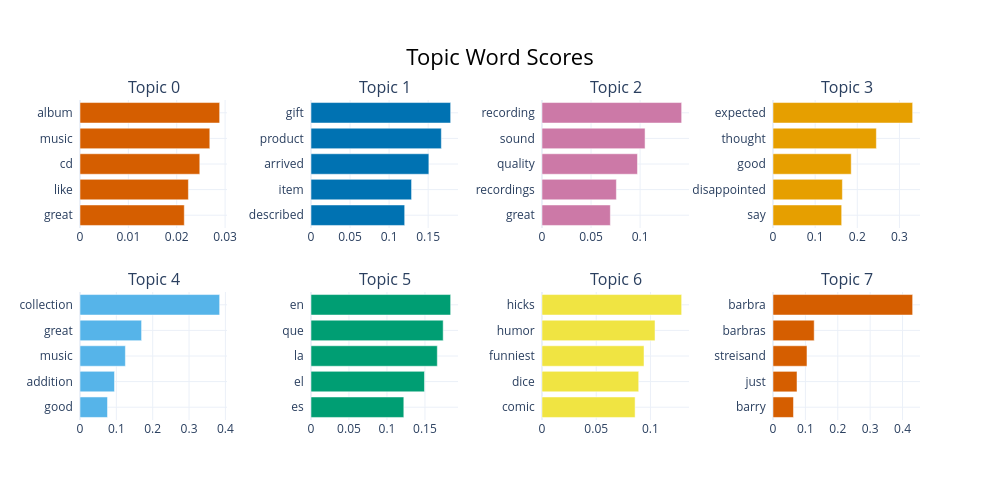

Source (notebook cell):
### Code cell
import plotly.io as pio
pio.renderers.default = "vscode"


from bertopic import BERTopic
topic_model = BERTopic.load("bertopic_model")
topic_model.get_topic_info() 
topic_model.visualize_barchart()

### Figure 1 — Plotly figure (JSON) as saved in the notebook; plotly's stock layout.template omitted (floating-point values rounded to 4 significant figures)
{"data": [{"marker": {"color": "#D55E00"}, "orientation": "h", "type": "bar", "x": [0.02157, 0.02242, 0.02477, 0.02684, 0.02888], "xaxis": "x", "y": ["great  ", "like  ", "cd  ", "music  ", "album  "], "yaxis": "y"}, {"marker": {"color": "#0072B2"}, "orientation": "h", "type": "bar", "x": [0.12, 0.1288, 0.1509, 0.1669, 0.1788], "xaxis": "x2", "y": ["described  ", "item  ", "arrived  ", "product  ", "gift  "], "yaxis": "y2"}, {"marker": {"color": "#CC79A7"}, "orientation": "h", "type": "bar", "x": [0.06967, 0.07581, 0.09731, 0.1051, 0.1424], "xaxis": "x3", "y": ["great  ", "recordings  ", "quality  ", "sound  ", "recording  "], "yaxis": "y3"}, {"marker": {"color": "#E69F00"}, "orientation": "h", "type": "bar", "x": [0.163, 0.1646, 0.1856, 0.2452, 0.3313], "xaxis": "x4", "y": ["say  ", "disappointed  ", "good  ", "thought  ", "expected  "], "yaxis": "y4"}, {"marker": {"color": "#56B4E9"}, "orientation": "h", "type": "bar", "x": [0.07564, 0.09493, 0.1249, 0.1694, 0.3842], "xaxis": "x5", "y": ["good  ", "addition  ", "music  ", "great  ", "collection  "], "yaxis": "y5"}, {"marker": {"color": "#009E73"}, "orientation": "h", "type": "bar", "x": [0.1222, 0.1494, 0.1663, 0.174, 0.1838], "xaxis": "x6", "y": ["es  ", "el  ", "la  ", "que  ", "en  "], "yaxis": "y6"}, {"marker": {"color": "#F0E442"}, "orientation": "h", "type": "bar", "x": [0.08586, 0.08917, 0.09407, 0.1042, 0.1288], "xaxis": "x7", "y": ["comic  ", "dice  ", "funniest  ", "humor  ", "hicks  "], "yaxis": "y7"}, {"marker": {"color": "#D55E00"}, "orientation": "h", "type": "bar", "x": [0.06324, 0.07413, 0.1049, 0.1272, 0.4312], "xaxis": "x8", "y": ["barry  ", "just  ", "streisand  ", "barbras  ", "barbra  "], "yaxis": "y8"}], "layout": {"annotations": [{"font": {"size": 16}, "showarrow": false, "text": "Topic 0", "x": 0.0875, "xanchor": "center", "xref": "paper", "y": 1, "yanchor": "bottom", "yref": "paper"}, {"font": {"size": 16}, "showarrow": false, "text": "Topic 1", "x": 0.3625, "xanchor": "center", "xref": "paper", "y": 1, "yanchor": "bottom", "yref": "paper"}, {"font": {"size": 16}, "showarrow": false, "text": "Topic 2", "x": 0.6375, "xanchor": "center", "xref": "paper", "y": 1, "yanchor": "bottom", "yref": "paper"}, {"font": {"size": 16}, "showarrow": false, "text": "Topic 3", "x": 0.9125, "xanchor": "center", "xref": "paper", "y": 1, "yanchor": "bottom", "yref": "paper"}, {"font": {"size": 16}, "showarrow": false, "text": "Topic 4", "x": 0.0875, "xanchor": "center", "xref": "paper", "y": 0.4, "yanchor": "bottom", "yref": "paper"}, {"font": {"size": 16}, "showarrow": false, "text": "Topic 5", "x": 0.3625, "xanchor": "center", "xref": "paper", "y": 0.4, "yanchor": "bottom", "yref": "paper"}, {"font": {"size": 16}, "showarrow": false, "text": "Topic 6", "x": 0.6375, "xanchor": "center", "xref": "paper", "y": 0.4, "yanchor": "bottom", "yref": "paper"}, {"font": {"size": 16}, "showarrow": false, "text": "Topic 7", "x": 0.9125, "xanchor": "center", "xref": "paper", "y": 0.4, "yanchor": "bottom", "yref": "paper"}], "height": 500, "hoverlabel": {"bgcolor": "white", "font": {"family": "Rockwell", "size": 16}}, "showlegend": false, "title": {"font": {"color": "Black", "size": 22}, "text": "Topic Word Scores", "x": 0.5, "xanchor": "center", "yanchor": "top"}, "width": 1000, "xaxis": {"anchor": "y", "domain": [0, 0.175], "showgrid": true}, "xaxis2": {"anchor": "y2", "domain": [0.275, 0.45], "showgrid": true}, "xaxis3": {"anchor": "y3", "domain": [0.55, 0.725], "showgrid": true}, "xaxis4": {"anchor": "y4", "domain": [0.825, 1], "showgrid": true}, "xaxis5": {"anchor": "y5", "domain": [0, 0.175], "showgrid": true}, "xaxis6": {"anchor": "y6", "domain": [0.275, 0.45], "showgrid": true}, "xaxis7": {"anchor": "y7", "domain": [0.55, 0.725], "showgrid": true}, "xaxis8": {"anchor": "y8", "domain": [0.825, 1], "showgrid": true}, "yaxis": {"anchor": "x", "domain": [0.6, 1], "showgrid": true}, "yaxis2": {"anchor": "x2", "domain": [0.6, 1], "showgrid": true}, "yaxis3": {"anchor": "x3", "domain": [0.6, 1], "showgrid": true}, "yaxis4": {"anchor": "x4", "domain": [0.6, 1], "showgrid": true}, "yaxis5": {"anchor": "x5", "domain": [0, 0.4], "showgrid": true}, "yaxis6": {"anchor": "x6", "domain": [0, 0.4], "showgrid": true}, "yaxis7": {"anchor": "x7", "domain": [0, 0.4], "showgrid": true}, "yaxis8": {"anchor": "x8", "domain": [0, 0.4], "showgrid": true}}}
